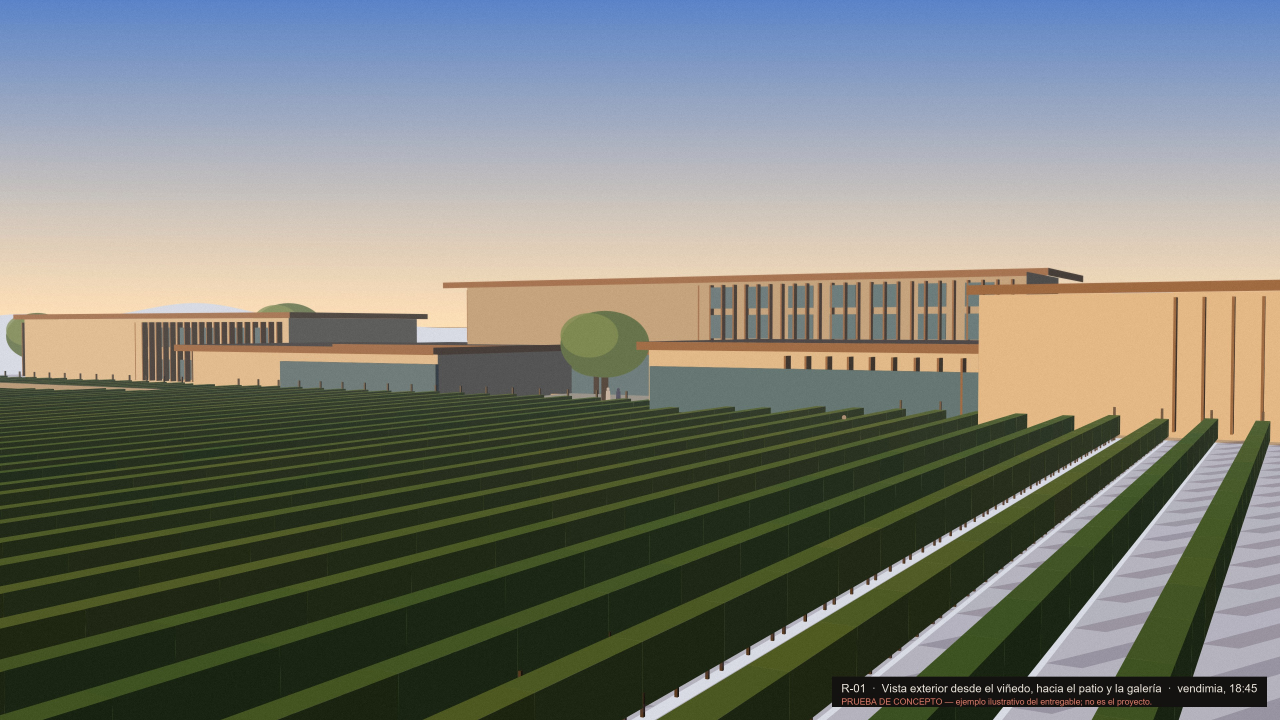
#> input picture proof-of-concept/R-01-perspectiva-ejemplo.jpg, 3840 x 2160 px (shown at 1/3 size)
$ python stamp_caption.py ../R-01-perspectiva-ejemplo.jpg ../R-02-perspectiva-ejemplo.jpg ../R-02-perspectiva-ejemplo.jpg
#> lines starting #> are read from the running program, lines starting #| are printed output that depends on the picture
# Stamps the proof-of-concept caption band onto an image produced by an external generator,
# so that nothing in this folder can be mistaken for project work. Same band as make_render.py.
# Usage: python stamp_caption.py <in.png|jpg> <out.png> "<caption line, e.g. R-01  ·  ...  ·  vendimia, 18:45>"
import sys
from PIL import Image, ImageDraw, ImageFont

src, dst, t1 = sys.argv[1], sys.argv[2], sys.argv[3]
im = Image.open(src).convert("RGB")
#> im is the input picture: PIL image 3840x2160 RGB; mean R, G, B 121.8, 124.5, 115.8
W, H = im.size
#> W = 3840; H = 2160
k = W / 3840.0                                   # scale the band with the image
#> k = 1
draw = ImageDraw.Draw(im)
try:
    f1 = ImageFont.truetype("arial.ttf", max(12, int(34 * k))); f2 = ImageFont.truetype("arial.ttf", max(10, int(26 * k)))
except Exception:
    f1 = f2 = ImageFont.load_default()
t2 = "PRUEBA DE CONCEPTO — imagen generada con herramienta externa a partir del ejemplo; no es el proyecto."
w1 = draw.textlength(t1, font=f1); w2 = draw.textlength(t2, font=f2)
#> after `w1 = draw.textlength(t1, font=f1)`: w1 = 533.6
#> after `w2 = draw.textlength(t2, font=f2)`: w2 = 1419.7
pad = int(28 * k)
#> pad = 28
bx0 = W - max(w1, w2) - 2 * pad - int(40 * k); by0 = H - int(130 * k)
#> after `bx0 = W - max(w1, w2) - 2 * pad - int(40 * k)`: bx0 = 2324.3
#> after `by0 = H - int(130 * k)`: by0 = 2030
draw.rectangle((bx0, by0, W - int(40 * k), H - int(40 * k)), fill=(20, 18, 16))
draw.text((bx0 + pad, by0 + int(16 * k)), t1, font=f1, fill=(236, 230, 220))
draw.text((bx0 + pad, by0 + int(60 * k)), t2, font=f2, fill=(226, 120, 100))
im.save(dst)
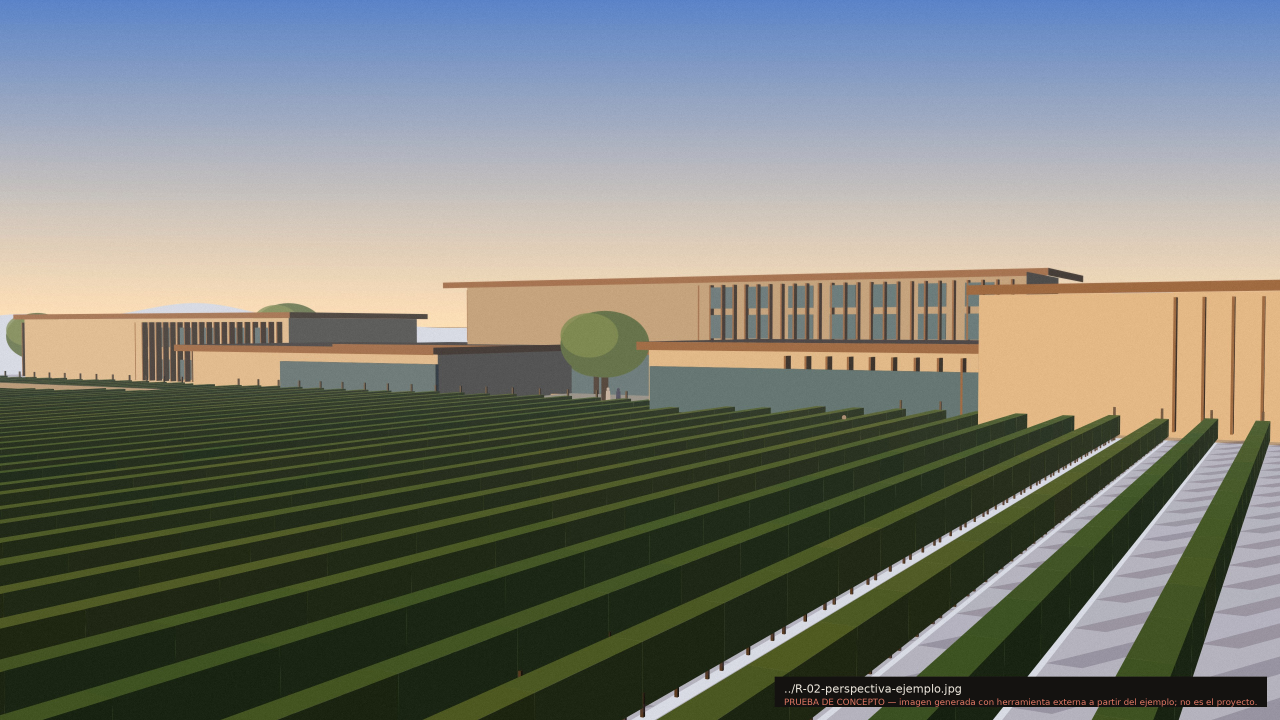
#> saved as R-02-perspectiva-ejemplo.jpg: PIL image 3840x2160 RGB (shown at 1/3 size); mean R, G, B 121.7, 124.4, 115.7
print("stamped", dst, W, "x", H)
#| stamped ../R-02-perspectiva-ejemplo.jpg 3840 x 2160

$ run again, on proof-of-concept/R-03-perspectiva-ejemplo.jpg
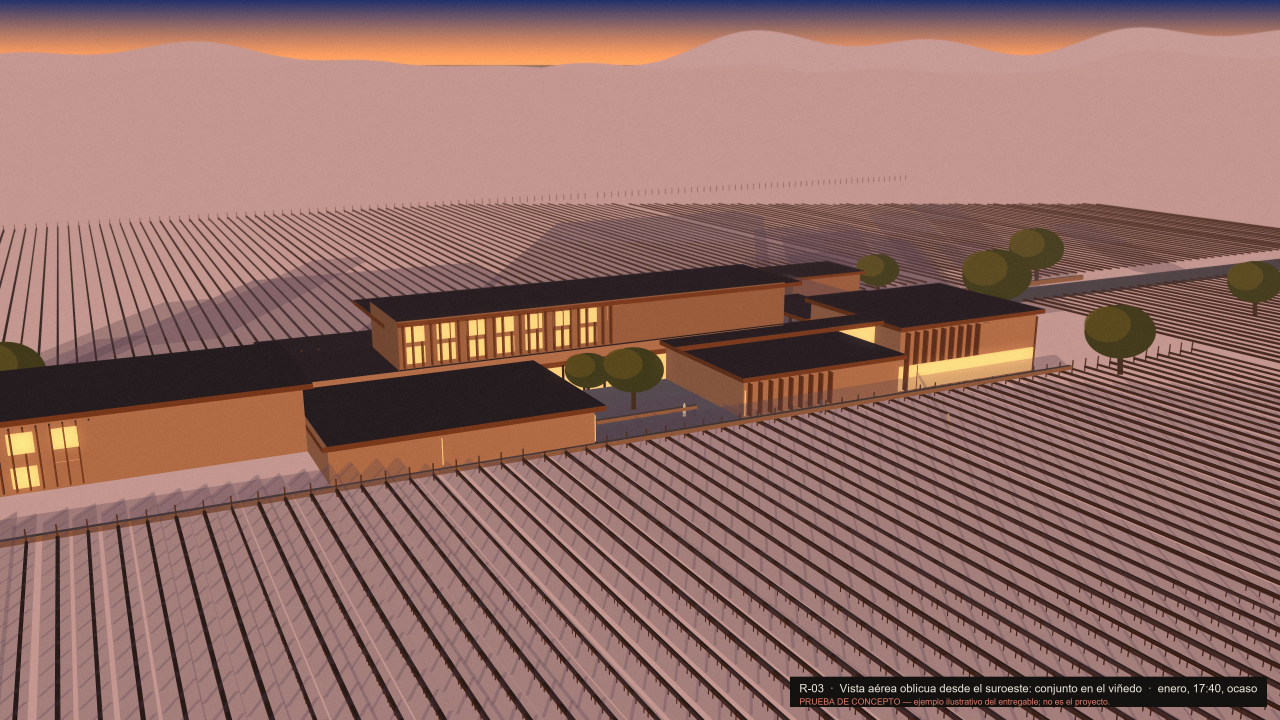
#> input picture proof-of-concept/R-03-perspectiva-ejemplo.jpg, 3840 x 2160 px (shown at 1/3 size)
#> im is the input picture: PIL image 3840x2160 RGB; mean R, G, B 144.9, 107.9, 101
#> w1 = 533.6
#> w2 = 1419.7
#> bx0 = 2324.3
#> `im.save(dst)`:
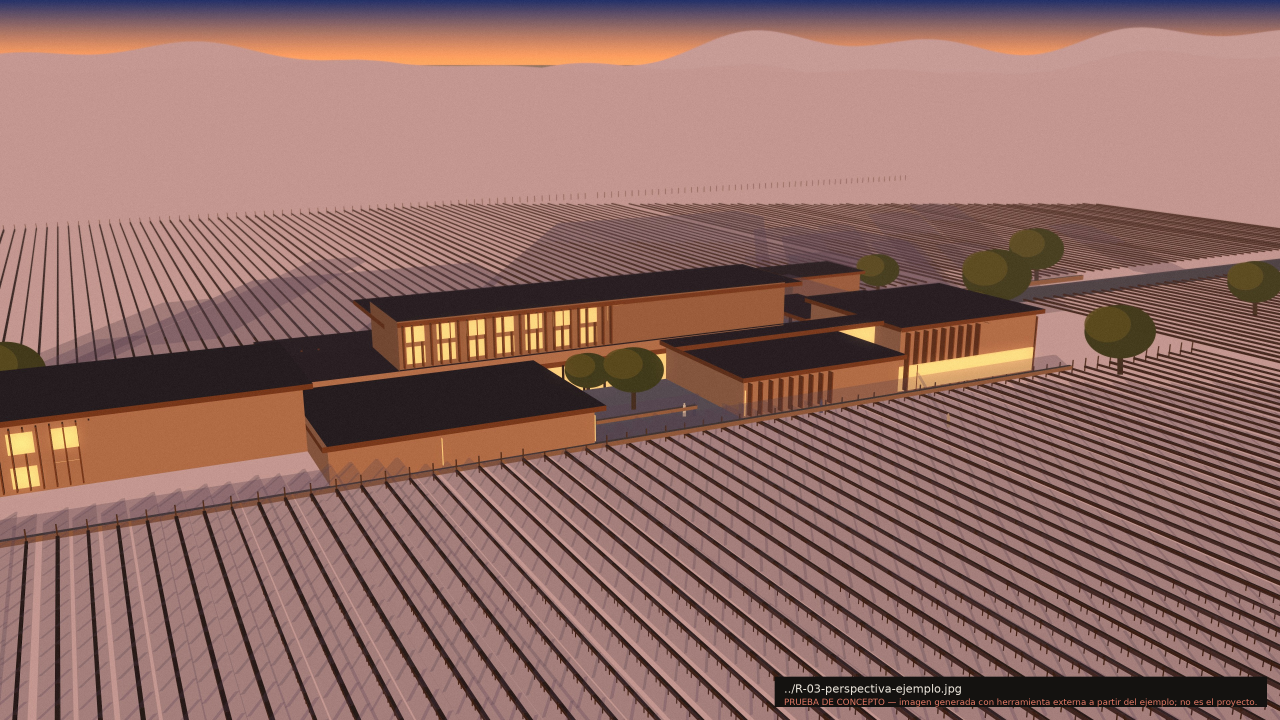
#> saved as R-03-perspectiva-ejemplo.jpg: PIL image 3840x2160 RGB (shown at 1/3 size); mean R, G, B 144.8, 107.8, 100.9
#| stamped ../R-03-perspectiva-ejemplo.jpg 3840 x 2160
